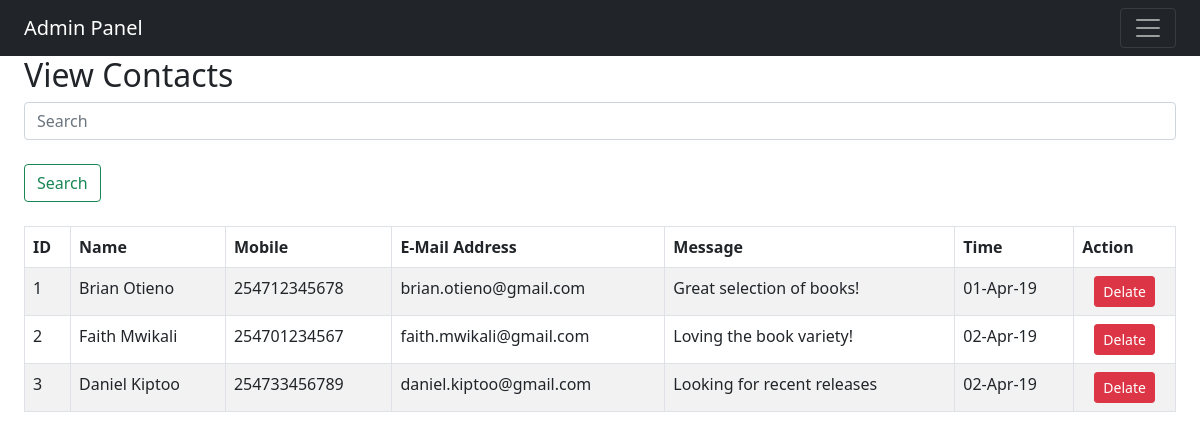
/admin/contact_view.php (signed in), run on the app's committed database.
### tables this page shows
CREATE TABLE IF NOT EXISTS `contact_table` (
  	`contact_id` INT(10) NOT NULL AUTO_INCREMENT,
  	`contact_full_name` VARCHAR(100) NOT NULL,
  	`contact_actual_id` VARCHAR(100) NOT NULL,
  	`contact_mobile_number` VARCHAR(15) NOT NULL,
  	`contact_email` VARCHAR(60) NOT NULL,
  	`contact_message` LONGTEXT NOT NULL,
  	`contact_time` VARCHAR(20) NOT NULL,
  	PRIMARY KEY (`contact_id`)
);

### admin/functions/process_contact_view.php (the view)
<?php
    function display_data($contact_list_row)
    {
        while($contact_row = mysqli_fetch_assoc($contact_list_row))
        {
            echo '
                <tr>
                    <td>' . $contact_row['contact_id'] . '</td>
                    <td>' . $contact_row['contact_full_name'] . '</td>
                    <td>' . $contact_row['contact_mobile_number'] . '</td>
                    <td>' . $contact_row['contact_email'] . '</td>
                    <td>' . $contact_row['contact_message'] . '</td>
                    <td>' . @date("d-M-y", $contact_row['contact_time']) . '</td>
                    <td align="center"><a class="btn btn-danger btn-sm" href="functions/process_contact_del.php?id=' . $contact_row['contact_id'] . '">Delate</a></td>
                </tr>';
        }
    }

### admin/includes/header.php (shortened to what this page needs)
<!DOCTYPE html>
<html>
    <head>
        <link href="https://getbootstrap.com/docs/5.0/dist/css/bootstrap.min.css" rel="stylesheet">
    </head>
    <body>
    	<nav class="navbar navbar-dark bg-dark px-md-4">
      		<a class="navbar-brand" href="index.php">Admin Panel</a>
      		<button class="navbar-toggler collapsed" type="button" data-toggle="collapse" data-target="#navbarsExample01" aria-controls="navbarsExample01" aria-expanded="false" aria-label="Toggle navigation">
        		<span class="navbar-toggler-icon"></span>
      		</button>
    	</nav>

### admin/contact_view.php
<?php
    include("includes/header.php");
    include("../includes/connection.php");
    include("functions/process_contact_view.php");
    $search = $_GET['search'];
    $contact_list = "SELECT * FROM `contact_table` WHERE `contact_full_name` LIKE '%$search%'";
    $contact_list_row = mysqli_query($connection_database, $contact_list);
?>
        <main class="px-md-4">
            <h2 class="page-header">View Contacts</h2>
            <form method="GET" action="contact_view.php" class="form-inline">
                <input class="form-control mr-sm-2" type="text" name="search" placeholder="Search" aria-label="Search">
                <br>
                <button class="btn btn-outline-success my-2 my-sm-0" type="submit">Search</button>
            </form>
            <br>
            <table class="table table-striped table-bordered table-hover">
                <thead>
                    <tr>
                        <th class="col">ID</th>
                        <th class="col">Name</th>
                        <th class="col">Mobile</th>
                        <th class="col">E-Mail Address</th>
                        <th class="col">Message</th>
                        <th class="col">Time</th>
                        <th class="col">Action</th>
                    </tr>
                </thead>
                <tbody>
                    <?php
                        display_data($contact_list_row);
                    ?>
                </tbody>
            </table>
        </main>
<?php
    include("includes/footer.php");
?>

### admin/includes/footer.php
    </body>
</html>

### data on the page
contact_table: contact_id "1", contact_full_name "Brian Otieno", contact_mobile_number "254712345678", contact_email "brian.otieno@gmail.com", contact_message "Great selection of books!", contact_time "01-Apr-19"
contact_table: contact_id "2", contact_full_name "Faith Mwikali", contact_mobile_number "254701234567", contact_email "faith.mwikali@gmail.com", contact_message "Loving the book variety!", contact_time "02-Apr-19"
contact_table: contact_id "3", contact_full_name "Daniel Kiptoo", contact_mobile_number "254733456789", contact_email "daniel.kiptoo@gmail.com", contact_message "Looking for recent releases", contact_time "02-Apr-19"
